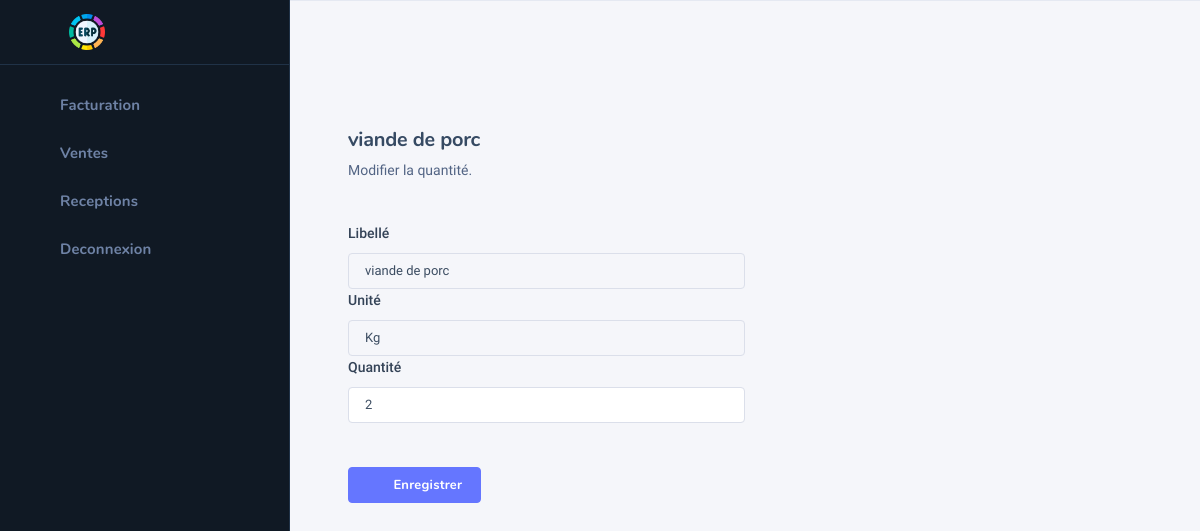
Screenshot of /edit-qts/1/ (signed in) with the database file from the repository.
### comm/models.py (models this page shows, shortened)
class LineItem(models.Model):
    order = models.ForeignKey(OrderFact, on_delete=models.CASCADE)
    product = models.ForeignKey(Product, on_delete=models.CASCADE)
    qts = models.DecimalField(default=0, max_digits=10, decimal_places=2)

### appro/models.py (models this page shows, shortened)
class Product(models.Model):
    img = models.ImageField(upload_to="products-images", null=True, blank=True)
    name = models.CharField(max_length=255)
    price = models.DecimalField(default=0, max_digits=10, decimal_places=2)
    type_product = models.CharField(choices=product_types, max_length=255)
    qts = models.DecimalField(default=0, max_digits=10, decimal_places=2)
    unit = models.CharField(choices=units, max_length=10, default="Kg")

### auth_user/decorators.py (the view)
        def wrapper_func(request, *args, **kwargs):
            groups = None
            check = False
            if request.user.groups.exists():
                groups = request.user.groups.all()
            for group in groups:
                if group.name in allowed_roles:
                    check = True
            if check is True:
                return view_func(request, *args, **kwargs)
            elif check is False:
                return HttpResponse("Permission non accordée !")
            return wrapper_func(request, *args, **kwargs)

### facturation/views.py (called while the page is built)
def generate_unique_uid():
    return uuid.uuid4().hex[:10]

@login_required(login_url='login')
@allowed_users(allowed_roles=['Facturation', 'Facturation admin'])
def LineEdit(request, pk):
    line = LineItem.objects.get(pk=pk)
    line.qts = int(line.qts)
    if request.method == "POST":
        qts = request.POST.get('qts')
        line.qts = int(qts)
        line.save()
        messages.success(request, "Succes!")
        return redirect('facturation-ref', ref=line.order.ref)
    return render(request, 'facturation/edit-qts.html', context={'line': line, 'ref': generate_unique_uid()})

### templates/facturation/edit-qts.html (shortened to what this page needs)
{% extends 'facturation/base-facturation.html' %}
{% load static %}
{% block content %}
    {% include 'facturation/facturation_sidebar.html' %}
<div class="nk-wrap">
        <div class="nk-content">
            <div class="nk-content align-content-center">
                <div class="container-fluid">
                    <div class="nk-content-inner">
                        <div class="nk-content-body">
    <div class="nk-block-head">
        <div class="nk-block-head-content">
            <h5 class="nk-block-title">{{ line.product.name }}</h5>
            <div class="nk-block-des">
                <p>Modifier la quantité.</p>
            </div>
        </div>
    </div>
    <div class="nk-block">
        <div class="row g-3">
            <form method="post" enctype="multipart/form-data">
                <div class="col-6">
                    <div class="form-group">
                        <label class="form-label" for="product-title">Libellé</label>
                        <div class="form-control-wrap">
                            <input type="text" name="name" value="{{ line.product.name }}" class="form-control"
                                   id="product-title" readonly>
                        </div>
                    </div>
                </div>
                <div class="col-md-6">
                    <div class="form-group">
                        <label class="form-label" for="sale-price">Unité</label>
                        <div class="form-control-wrap">
                            <input type="text" name="name" value="{{ line.product.unit }}" class="form-control"
                                   id="product-title" readonly>
                        </div>
                    </div>
                </div>
                <div class="col-md-6">
                    <div class="form-group">
                        <label class="form-label" for="regular-price">Quantité</label>
                        <div class="form-control-wrap">
                            <input type="number" name="qts" value="{{ line.qts }}" min="1" step="0.01" class="form-control" id="regular-price" required>
                        </div>
                    </div>
                </div>
                <div class="col-12 mt-5">
                    <button type="submit" class="btn btn-primary"><em class="icon ni ni-plus"></em><span>Enregistrer</span>
                    </button>
                </div>
            </form>
        </div>
    </div>
                        </div>
                    </div>
                </div>
            </div>
        </div>
</div>
{% endblock %}

### rows the page displays
LineItem: product.name "viande de porc", name "viande de porc", name "Kg", qts "2"
